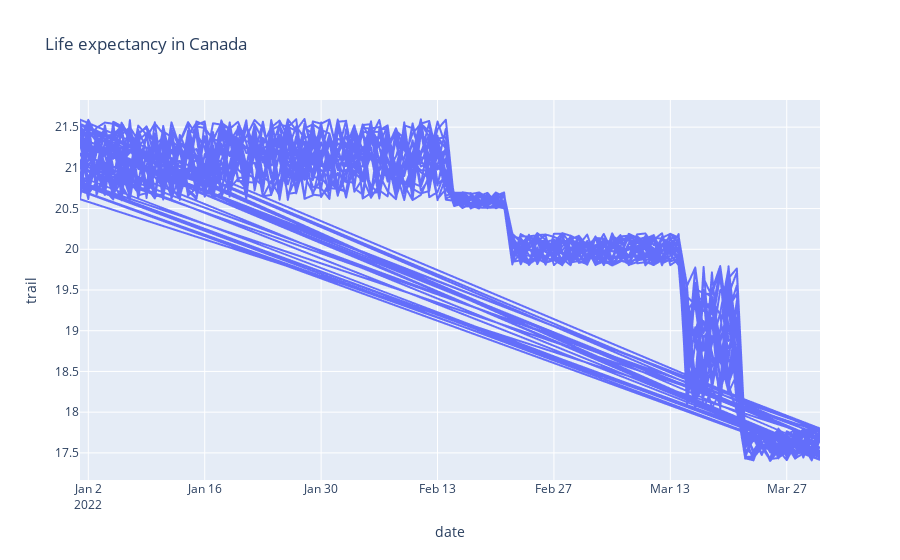

Notebook code cell kept with this figure:
### Code cell
import plotly.express as px

fig = px.line(canurta_df, x="date", y="trail", title='Life expectancy in Canada')
fig.show()

### Figure 1 — Plotly figure (JSON) as saved in the notebook; plotly's stock layout.template omitted (floating-point values rounded to 4 significant figures; data arrays with more than 128 entries replaced by an {"elided": "..."} marker saying what was removed)
{"data": [{"hovertemplate": "date=%{x}<br>trail=%{y}<extra></extra>", "legendgroup": "", "line": {"color": "#636efa", "dash": "solid"}, "marker": {"symbol": "circle"}, "mode": "lines", "name": "", "showlegend": false, "type": "scattergl", "x": {"elided": "2250 str values"}, "xaxis": "x", "y": {"elided": "2250 float values"}, "yaxis": "y"}], "layout": {"legend": {"tracegroupgap": 0}, "title": {"text": "Life expectancy in Canada"}, "xaxis": {"anchor": "y", "domain": [0, 1], "title": {"text": "date"}}, "yaxis": {"anchor": "x", "domain": [0, 1], "title": {"text": "trail"}}}}
